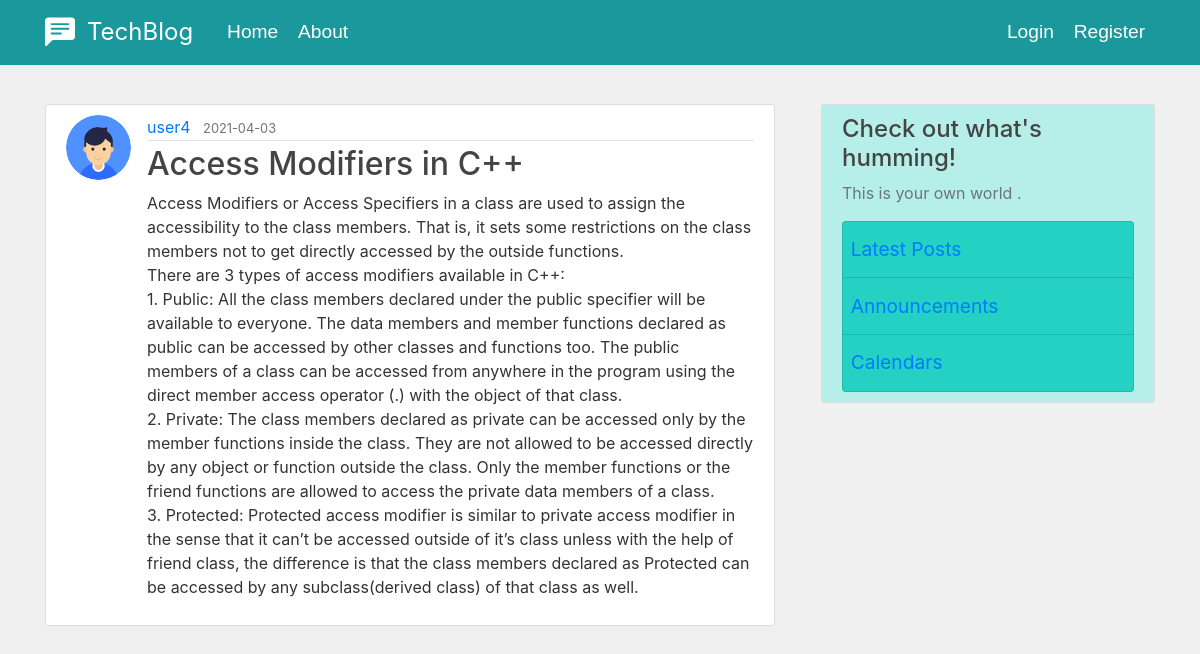
The page /post/17 on the database as committed earlier.
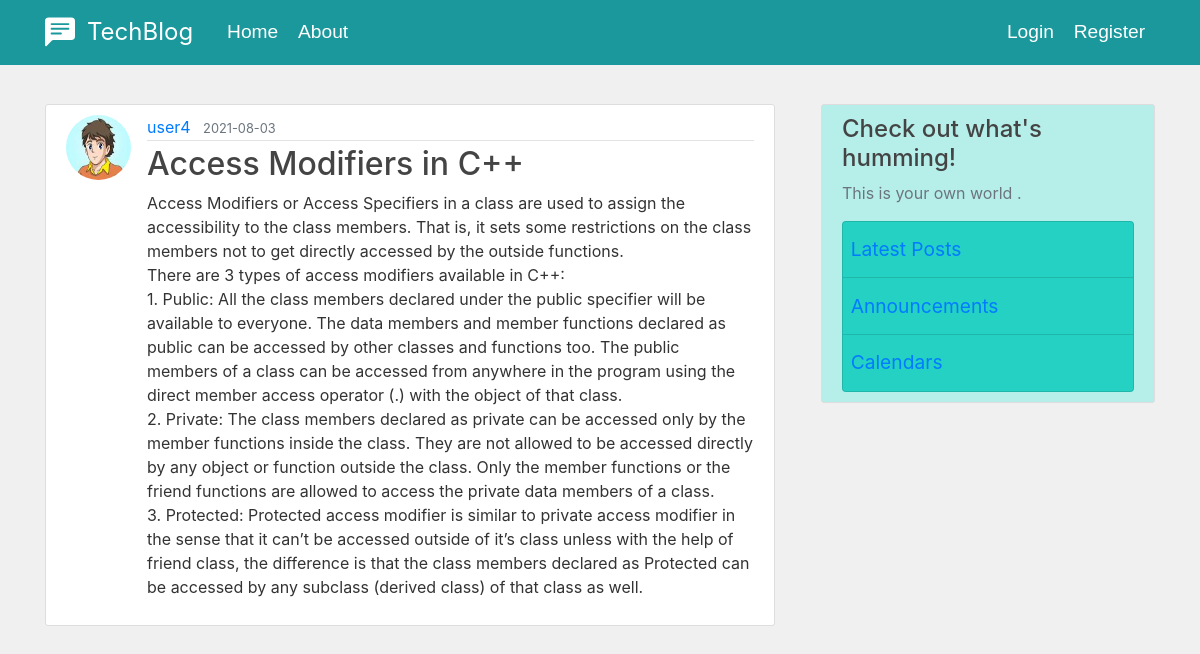
The same page on the database as committed later.
### techblog/models.py (models this page shows, shortened)
class User(db.Model, UserMixin):
    id = db.Column(db.Integer, primary_key=True)
    username = db.Column(db.String(20), unique=True, nullable=False)
    email = db.Column(db.String(120), unique=True, nullable=False)
    image_file = db.Column(db.String(20), nullable=False,
                           default='default.png')
    password = db.Column(db.String(60), nullable=False)
    posts = db.relationship('Post', backref='author', lazy=True)
    ''' relationship defines relationship with class Post with posts variable which is a data member of a User Class
 Implies each User created has data member posts which is related with another class named Post and we can access all posts of that user via posts data member

backref adds another column in database here it is 'author'.We can access posts using author.lazy = True means this relationship is supposed to load in one go

To know more about lazy=True  visit:- https://medium.com/@ns2586/sqlalchemys-relationship-and-lazy-parameter-4a553257d9ef
'''

class Post(db.Model):
    id = db.Column(db.Integer, primary_key=True)
    title = db.Column(db.String(100), nullable=False)
    date_posted = db.Column(db.DateTime, nullable=False,
                            default=datetime.utcnow)
    content = db.Column(db.Text, nullable=False)
    user_id = db.Column(db.Integer, db.ForeignKey('user.id'), nullable=False)

### techblog/posts/routes.py (the view)
@posts.route('/post/<int:post_id>', methods=['GET', 'POST'])
def post(post_id):
    post = Post.query.get_or_404(post_id)
    return render_template('post.html', title=post.title, post=post)

### techblog/templates/post.html (shortened to what this page needs)
{% extends "layout.html" %} {% block content %}
<article class="media content-section mt-4 ml-0 mr-0" style="background-color: rgb(255, 255, 255)">
  <img src="{{ url_for('static', filename='profile_pics/'+post.author.image_file) }}" alt="profile-image"
    class="rounded-circle article-img" />
  <div class="media-body">
    <div class="article-metadata">
      <a class="mr-2" href=" {{url_for('users.user_posts', username = post.author.username)}} ">{{ post.author.username
        }}</a>
      <small class="text-muted">{{ post.date_posted.strftime('%Y-%m-%d') }}</small>
    </div>
    <h2 class="article-title">{{ post.title }}</h2>
    <p class="article-content">{{ post.content }}</p>
  </div>
</article>
{% endblock content %}

Rows that differ between the two databases and show on the page:
changed User "user4": image_file: picture added in place of a placeholder
changed Post "Access Modifiers in C++": date_posted "2021-04-03" → "2021-08-03"; content "…be accessed by any subclass(derived class) of that class…" → "…be accessed by any subclass (derived class) of that class…"
